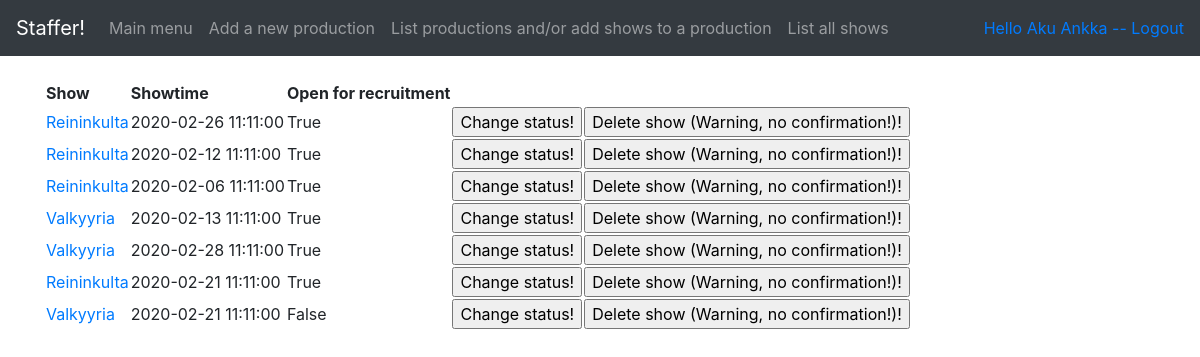
/shows/ (signed in), run on the app's committed database.
### application/auth/models.py (models this page shows, shortened)
class User(db.Model):
    __tablename__ = "account"
    id = db.Column(db.Integer, primary_key=True)
    date_created = db.Column(db.DateTime, default=db.func.current_timestamp())
    date_modified = db.Column(db.DateTime, default=db.func.current_timestamp(),
                              onupdate=db.func.current_timestamp())
    name = db.Column(db.String(144), nullable=False)
    username = db.Column(db.String(144), nullable=False)
    password = db.Column(db.String(144), nullable=False)

### application/shows/models.py (models this page shows, shortened)
class Show(db.Model):
    id = db.Column(db.Integer, primary_key=True)
    show_date = db.Column(db.DateTime, default=db.func.current_timestamp())
    date_modified = db.Column(db.DateTime, default=db.func.current_timestamp(),
    onupdate=db.func.current_timestamp())
    name = db.Column(db.String(144), nullable=False)
    open_for_recruitment = db.Column(db.Boolean, nullable=False)
    production_id = db.Column(db.Integer, db.ForeignKey('production.id'),
                           nullable=False)

### application/shows/views.py (the view)
@app.route("/shows/", methods=["GET"])
@login_required
def shows_index():
    return render_template("shows/list.html", shows = Show.query.all())

### application/__init__.py (called while the page is built)
@login_manager.user_loader
def load_user(user_id):
    return User.query.get(user_id)

### application/templates/shows/list.html
{% extends "layout.html" %}
{% block body %}
  <table>
    <tr>
      <th>Show</th>
      <th>Showtime</th>
      <th>Open for recruitment</th>
      <th></th>
    </tr>
    {% for show in shows %}
    <tr>
      <td><a href="{{ url_for('show_details', show_id=show.id) }}">{{ show.name }}</a></td>
      <td>{{ show.show_date }}</td>
      <td>{{ show.open_for_recruitment }}</td>
      <td>
        <form method="POST" action="{{ url_for('shows_set_recruitment_open', show_id=show.id) }}">
          <input type="submit" value="Change status!"/>
        </form>
      </td>
      <td>
        <form method="POST" action="{{ url_for('shows_delete', show_id=show.id) }}">
          <input type="submit" value="Delete show (Warning, no confirmation!)!"/>
        </form>
      </td>
    </tr>
    {% endfor %}
  </table>
{% endblock %}

### application/templates/layout.html (shortened to what this page needs)
<!DOCTYPE html>
<html>
  <head>
    <link rel="stylesheet" href="https://maxcdn.bootstrapcdn.com/bootstrap/4.0.0/css/bootstrap.min.css">
  </head>
  <body>
    <nav class="navbar navbar-expand-md navbar-dark bg-dark mb-4">
      <a class="navbar-brand" href="#">Staffer!</a>
      <div class="collapse navbar-collapse" id="navbarCollapse">
              <ul class="navbar-nav mr-auto">
        {% if current_user.is_authenticated %}
        <li class="nav-item">
          <a class="nav-link" href="{{ url_for('index') }} ">Main menu</a>
        </li>
        <li class="nav-item">
          <a class="nav-link" href="{{ url_for('productions_form') }}">Add a new production</a>
        </li>
        <li class="nav-item">
          <a class="nav-link" href="{{ url_for('productions_index') }}">List productions and/or add shows to a production</a>
        </li>
        <li class="nav-item">
          <a class="nav-link" href="{{ url_for('shows_index') }}">List all shows</a>
        </li>
        {% endif %}
        </ul>
        <div class="form-inline mt-2 mt-md-0">
          {% if current_user.is_authenticated %}
          <a href="{{ url_for('auth_logout') }}">Hello {{ current_user.name }} -- Logout</a>
          {% else %}
          <a href="{{ url_for('auth_login') }}">Login</a>
          {% endif %}
          </div>
        </div>
      </nav>
  <main role="main" class="container">
    {% block body %}{% endblock %}
  </main>
  </body>
</html>

### data on the page
User: name "Aku Ankka"
Show: name "Reininkulta", show_date "2020-02-26 11:11:00", open_for_recruitment "True"
Show: name "Reininkulta", show_date "2020-02-12 11:11:00", open_for_recruitment "True"
Show: name "Reininkulta", show_date "2020-02-06 11:11:00", open_for_recruitment "True"
Show: name "Valkyyria", show_date "2020-02-13 11:11:00", open_for_recruitment "True"
Show: name "Valkyyria", show_date "2020-02-28 11:11:00", open_for_recruitment "True"
Show: name "Reininkulta", show_date "2020-02-21 11:11:00", open_for_recruitment "True"
Show: name "Valkyyria", show_date "2020-02-21 11:11:00", open_for_recruitment "False"
